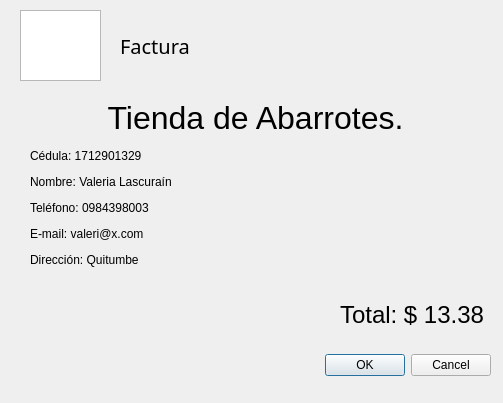
<?xml version="1.0" encoding="UTF-8"?>
<ui version="4.0">
 <class>Factura</class>
 <widget class="QDialog" name="Factura">
  <property name="geometry">
   <rect>
    <x>0</x>
    <y>0</y>
    <width>503</width>
    <height>403</height>
   </rect>
  </property>
  <property name="windowTitle">
   <string>Dialog</string>
  </property>
  <widget class="QDialogButtonBox" name="buttonBox">
   <property name="geometry">
    <rect>
     <x>40</x>
     <y>330</y>
     <width>451</width>
     <height>71</height>
    </rect>
   </property>
   <property name="minimumSize">
    <size>
     <width>0</width>
     <height>0</height>
    </size>
   </property>
   <property name="styleSheet">
    <string notr="true">font: 700 italic 16pt &quot;Avengeance Heroic Avenger&quot;;</string>
   </property>
   <property name="orientation">
    <enum>Qt::Horizontal</enum>
   </property>
   <property name="standardButtons">
    <set>QDialogButtonBox::Cancel|QDialogButtonBox::Ok</set>
   </property>
  </widget>
  <widget class="QLabel" name="label_4">
   <property name="geometry">
    <rect>
     <x>30</x>
     <y>100</y>
     <width>451</width>
     <height>201</height>
    </rect>
   </property>
   <property name="styleSheet">
    <string notr="true">font: 700 13pt &quot;Letters for Learners&quot;;</string>
   </property>
   <property name="text">
    <string>&lt;html&gt;&lt;head/&gt;&lt;body&gt;&lt;p align=&quot;center&quot;&gt;&lt;span style=&quot; font-size:24pt;&quot;&gt;Tienda de Abarrotes.&lt;/span&gt;&lt;/p&gt;&lt;p&gt;Cédula: &lt;span style=&quot; font-weight:400;&quot;&gt;1712901329&lt;/span&gt;&lt;/p&gt;&lt;p&gt;Nombre: &lt;span style=&quot; font-weight:400;&quot;&gt;Valeria Lascuraín&lt;/span&gt;&lt;/p&gt;&lt;p&gt;Teléfono: &lt;span style=&quot; font-weight:400;&quot;&gt;0984398003&lt;/span&gt;&lt;/p&gt;&lt;p&gt;E-mail: &lt;span style=&quot; font-weight:400;&quot;&gt;valeri@x.com&lt;/span&gt;&lt;/p&gt;&lt;p&gt;Dirección: &lt;span style=&quot; font-weight:400;&quot;&gt;Quitumbe&lt;/span&gt;&lt;/p&gt;&lt;p&gt;&lt;br/&gt;&lt;/p&gt;&lt;/body&gt;&lt;/html&gt;</string>
   </property>
   <property name="textFormat">
    <enum>Qt::RichText</enum>
   </property>
  </widget>
  <widget class="QLabel" name="label">
   <property name="geometry">
    <rect>
     <x>120</x>
     <y>20</y>
     <width>101</width>
     <height>51</height>
    </rect>
   </property>
   <property name="font">
    <font>
     <family>Amarillo</family>
     <pointsize>15</pointsize>
     <italic>false</italic>
     <bold>false</bold>
    </font>
   </property>
   <property name="styleSheet">
    <string notr="true">font: 15pt &quot;Amarillo&quot;;</string>
   </property>
   <property name="text">
    <string>Factura</string>
   </property>
  </widget>
  <widget class="QGraphicsView" name="graphicsView">
   <property name="geometry">
    <rect>
     <x>20</x>
     <y>10</y>
     <width>81</width>
     <height>71</height>
    </rect>
   </property>
   <property name="styleSheet">
    <string notr="true">border-image: url(:/new/prefix1/Recursos/img/factura.png);</string>
   </property>
  </widget>
  <widget class="QLabel" name="label_5">
   <property name="geometry">
    <rect>
     <x>340</x>
     <y>270</y>
     <width>191</width>
     <height>91</height>
    </rect>
   </property>
   <property name="styleSheet">
    <string notr="true">font: 700 13pt &quot;Letters for Learners&quot;;</string>
   </property>
   <property name="text">
    <string>&lt;html&gt;&lt;head/&gt;&lt;body&gt;&lt;p&gt;&lt;span style=&quot; font-size:18pt;&quot;&gt;Total: &lt;/span&gt;&lt;span style=&quot; font-size:18pt; font-weight:400;&quot;&gt;$ 13.38&lt;/span&gt;&lt;/p&gt;&lt;/body&gt;&lt;/html&gt;</string>
   </property>
   <property name="textFormat">
    <enum>Qt::RichText</enum>
   </property>
  </widget>
 </widget>
 <resources/>
 <connections>
  <connection>
   <sender>buttonBox</sender>
   <signal>accepted()</signal>
   <receiver>Factura</receiver>
   <slot>accept()</slot>
   <hints>
    <hint type="sourcelabel">
     <x>248</x>
     <y>254</y>
    </hint>
    <hint type="destinationlabel">
     <x>157</x>
     <y>274</y>
    </hint>
   </hints>
  </connection>
  <connection>
   <sender>buttonBox</sender>
   <signal>rejected()</signal>
   <receiver>Factura</receiver>
   <slot>reject()</slot>
   <hints>
    <hint type="sourcelabel">
     <x>316</x>
     <y>260</y>
    </hint>
    <hint type="destinationlabel">
     <x>286</x>
     <y>274</y>
    </hint>
   </hints>
  </connection>
 </connections>
</ui>
